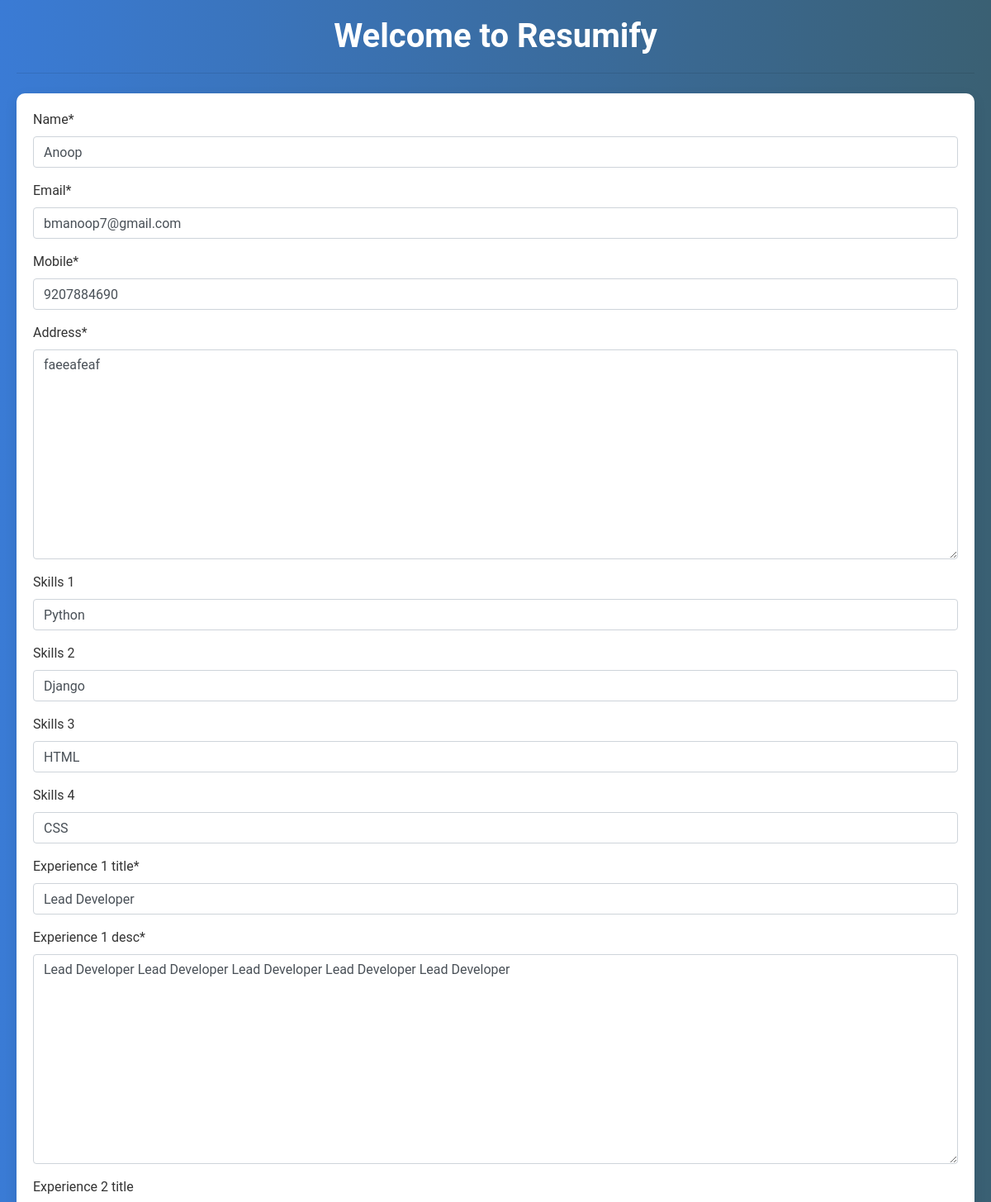
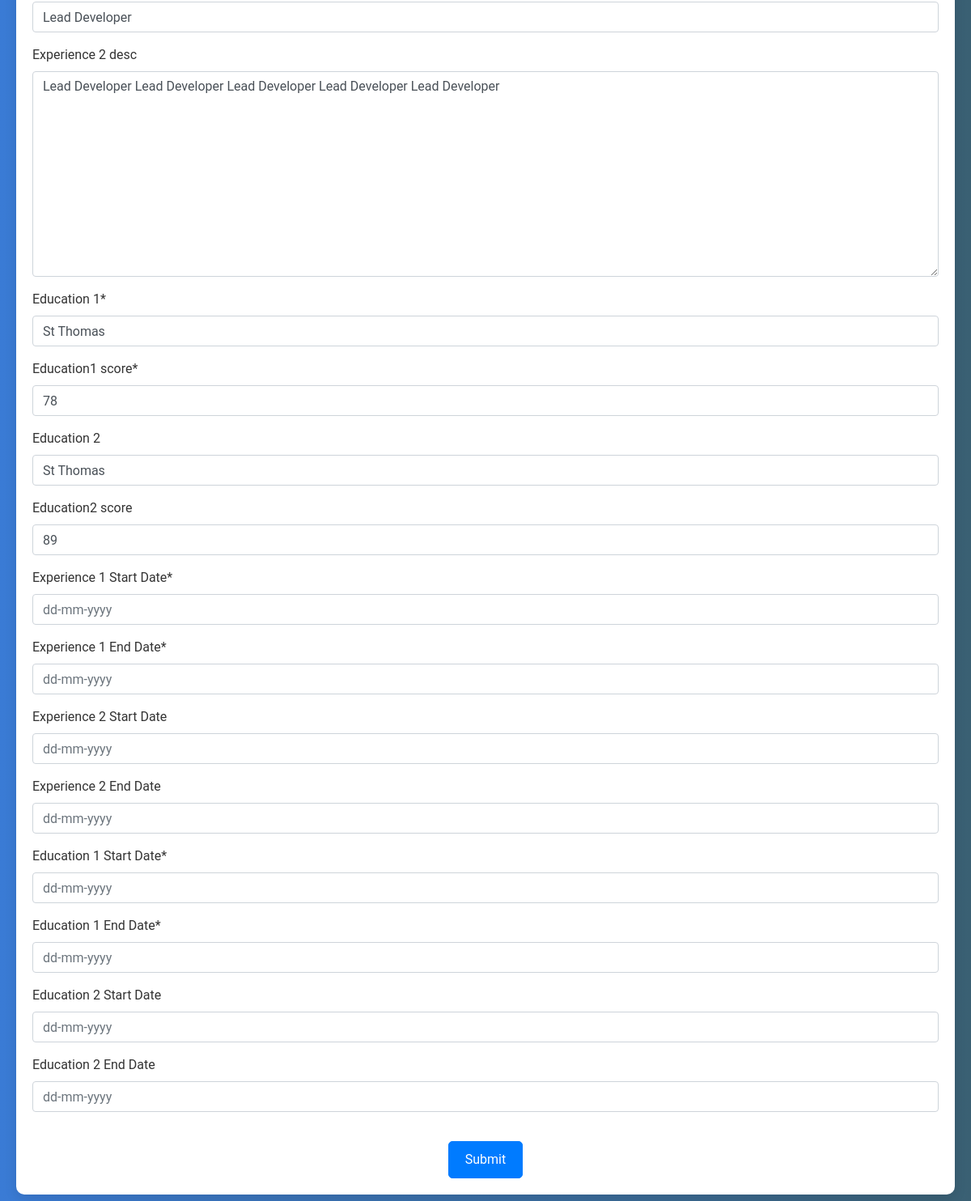
The page /edit/16/ (signed in) on the database its author committed (2 pictures, top to bottom).
### resumesite/models.py (models this page shows, shortened)
class Resume(models.Model):
    user = models.ForeignKey(User, on_delete=models.CASCADE, related_name="resumes")
    name = models.CharField(max_length=255)
    email = models.EmailField()
    mobile = models.CharField(max_length=10)
    address = models.TextField()
    skills_1 = models.CharField(max_length=100, blank=True, null=True)
    skills_2 = models.CharField(max_length=100, blank=True, null=True)
    skills_3 = models.CharField(max_length=100, blank=True, null=True)
    skills_4 = models.CharField(max_length=100, blank=True, null=True)
    experience_1_title = models.CharField(max_length=255)
    experience_1_start = models.DateField(null=True, blank=True)  # Start date for Experience 1
    experience_1_end = models.DateField(null=True, blank=True)    # End date for Experience 1
    experience_1_desc = models.TextField()
    experience_2_title = models.CharField(max_length=255, blank=True, null=True)
    experience_2_start = models.DateField(null=True, blank=True)  # Start date for Experience 2
    experience_2_end = models.DateField(null=True, blank=True)    # End date for Experience 2
    experience_2_desc = models.TextField(blank=True, null=True)
    education_1 = models.CharField(max_length=255)
    education_1_start = models.DateField(null=True, blank=True)  # Start date for Education 1
    education_1_end = models.DateField(null=True, blank=True)    # End date for Education 1
    education1_score = models.PositiveIntegerField()
    education_2 = models.CharField(max_length=255, blank=True, null=True)
    education_2_start = models.DateField(null=True, blank=True)  # Start date for Education 2
    education_2_end = models.DateField(null=True, blank=True)    # End date for Education 2
    education2_score = models.PositiveIntegerField(blank=True, null=True)
    pdf_file = models.FileField(upload_to='resumes/', blank=True, null=True)

### resumesite/views.py (the view, shortened to what this page needs)
# urls.py: path('edit/<int:resume_id>/', views.edit_resume, name='edit_resume'),
@login_required
def edit_resume(request, resume_id):
    resume = get_object_or_404(Resume, id=resume_id, user=request.user)
    form = ContactForm(instance=resume)
    return render(request, 'info.html', {'form': form})

### resumesite/templates/info.html (shortened to what this page needs)
{% load crispy_forms_tags %}
<!DOCTYPE html>
<html lang="en">
<head>
    <link rel="stylesheet" href="https://stackpath.bootstrapcdn.com/bootstrap/4.4.1/css/bootstrap.min.css">
</head>
<body>
    <h1>Welcome to Resumify</h1>
    <hr class="mt-0 mb-4">
    {% if submitted %}
        <div class="alert alert-success text-center" role="alert">
            Your resume has been successfully submitted!
        </div>
        <div class="resume-container">
            <h3>Generated Resume</h3>
            <p><strong>Name:</strong> {{ name }}</p>
            <p><strong>Email:</strong> {{ email }}</p>
            <p><strong>Mobile:</strong> {{ mobile }}</p>
            <p><strong>Address:</strong> {{ address }}</p>
            <p><strong>Skills:</strong></p>
            <ul>
                <li>{{ skills_1 }}</li>
                <li>{{ skills_2 }}</li>
                <li>{{ skills_3 }}</li>
                <li>{{ skills_4 }}</li>
            </ul>
            <p><strong>Experience:</strong></p>
            <ul>
                <li><strong>{{ experience_1_title }}</strong> ({{ experience_1_dur }}) - {{ experience_1_desc }}</li>
                <li><strong>{{ experience_2_title }}</strong> ({{ experience_2_dur }}) - {{ experience_2_desc }}</li>
            </ul>
            <p><strong>Education:</strong></p>
            <ul>
                <li><strong>{{ education_1 }}</strong> ({{ education_1_dur }}) - Score: {{ education1_score }}</li>
                <li><strong>{{ education_2 }}</strong> ({{ education_2_dur }}) - Score: {{ education2_score }}</li>
            </ul>
        </div>
        <div style="text-align: center; margin-top: 20px;">
            <a href="{% url 'download_resume' %}" class="btn btn-success">Download Resume</a>
            <a href="{% url 'dashboard' %}" class="btn btn-primary">Go to Dashboard</a>
        </div>
    {% else %}
        <form method="POST" action="{% url 'info' %}">
            {{ form|crispy }}
            <div style="text-align: center;">
                <button type="submit" class="btn btn-primary">Submit</button>
            </div>
        </form>
    {% endif %}
</body>
</html>

### resumesite/templates/info.html (style rules this page uses)
body { font-family: 'Roboto', sans-serif; background: linear-gradient(to right, #3a7bd5, #3a6073); color: #333; padding: 20px; }
h1 { text-align: center; font-weight: bolder; color: #fff; margin-bottom: 20px; }
.btn { padding: 10px 20px; font-size: 1rem; border-radius: 5px; transition: background-color 0.3s ease, transform 0.3s ease; }
form { background: #fff; padding: 20px; border-radius: 10px; box-shadow: 0 5px 15px rgba(0, 0, 0, 0.1); }
form button { padding: 10px 30px; font-size: 1rem; border-radius: 5px; margin-top: 20px; }

### rows shown on the page
Resume: name "Anoop", email "bmanoop7@gmail.com", mobile "9207884690", address "faeeafeaf", skills_1 "Python", skills_2 "Django", skills_3 "HTML", skills_4 "CSS", experience_1_title "Lead Developer", experience_1_desc "Lead Developer Lead Developer Lead Developer Lead Developer Lead Developer", experience_2_title "Lead Developer", experience_2_desc "Lead Developer Lead Developer Lead Developer Lead Developer Lead Developer", education_1 "St Thomas", education1_score "78", education_2 "St Thomas", education2_score "89"
